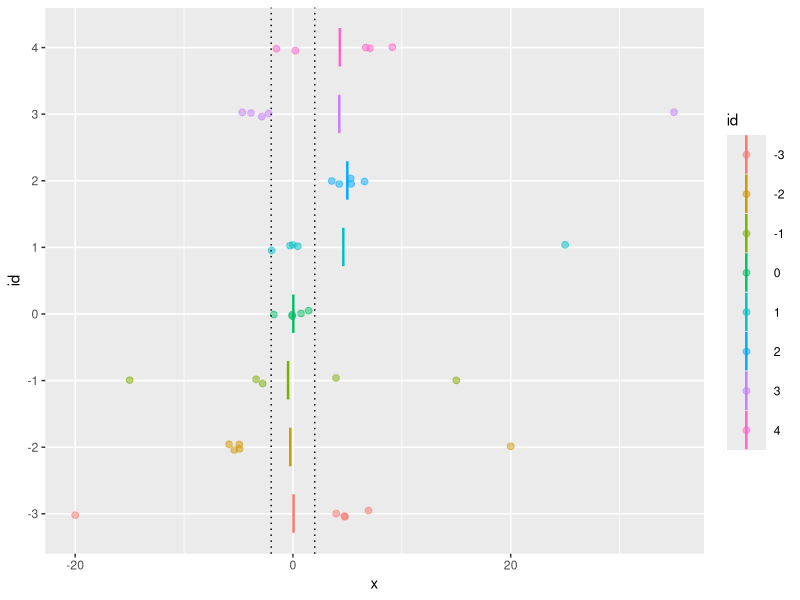
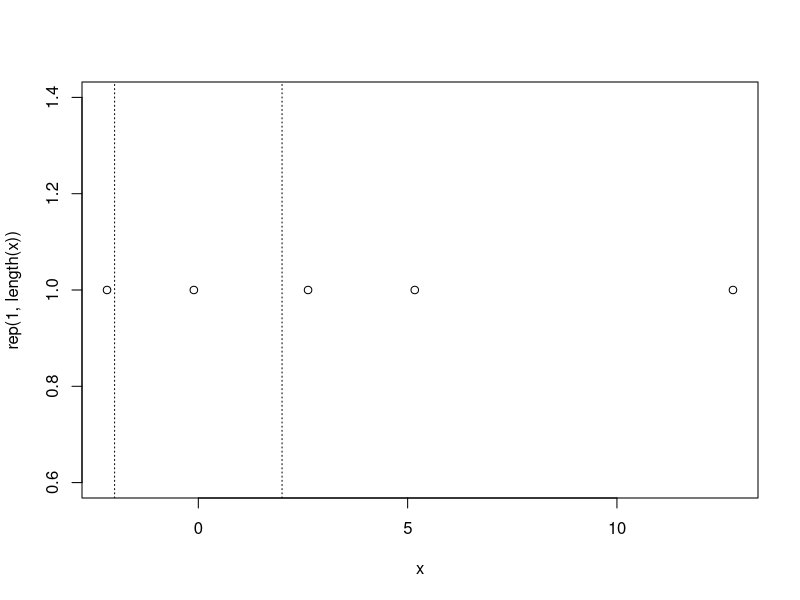

Recreate these plots in R, in order.
## Expect xbar in [-2, 2]

library(tidyverse)
set.seed(2024-06-01)

## Expected range is [-a, a]
a <- 2

n <- 5
x <- rnorm(n, 0, 1)
mean(x)

x1 <- rnorm(n, 0, 1)
x1[5] <- 25
mean(x1)

x2 <- rnorm(n, 5, 1)
mean(x2)

x3 <- rnorm(n, 0, 3)
x3[1] <- -15
x3[2] <- 15

x4 <- rnorm(n, -3, 1)
x4[which.max(x4)] <- 35
mean(x4)

x5 <- rnorm(n, -5, 1)
x5[which.max(x5)] <- 20
mean(x5)

x6 <- rnorm(n, 5, 7)
mean(x6)

x7 <- rnorm(n, 5, 1)
x7[which.max(x7)] <- -20
mean(x7)

levels <- c(0, 1, 2, -1, 3, -2, 4, -3)
dat <- tibble(x = c(x, x1, x2, x3, x4, x5, x6, x7),
              id = factor(rep(levels, each = n)))
dat |>
    ggplot(aes(x, id)) +
    geom_jitter(aes(color = id), size = 2, alpha = 1/2,
                width = 0, height = .05) +
    geom_point(aes(x = mx, y = id, color = id), size = 10,
               alpha = 1, pch = "|",
               data = dat |> group_by(id) |> summarize(mx = mean(x))) +
    geom_vline(xintercept = c(-a, a), lty = 3)


tests <- list(
    t1 = function(x) {
        any(between(x, -a, a)) && any(x > 20)
    },
    t2 = function(x) {
        all(x > a) &&
            between(mean(x > mean(x)), 0.4, 0.6)
    },
    t3 = function(x) {
        any(x > 30) &&
            !any(between(x, -a, a))
    },
    t4 = function(x) {
        between(mean(x > mean(x)), 0.4, 0.6) &&
            any(between(x, -a, a)) &&
            any(x > a)
    },
    t5 = function(x) {
        sd(x) > 4
    },
    tn = function(x) {
        mean(x) > a
    }
)


d0 <- dat |>
    group_by(id) |>
    reframe(test = map_dbl(tests, function(f) f(x))) |>
    mutate(name = rep(paste0("t", 1:length(tests)), length(levels))) |>
    pivot_wider(values_from = "test") |>
    filter(id %in% 1:4)
d0


################################################################################

x <- rnorm(5, 5, 7)
map_dbl(tests, ~ .x(x))

plot(x, rep(1, length(x)), xlim = range(x, -a, a))
abline(v = c(-a, a), lty = 3)

d0
